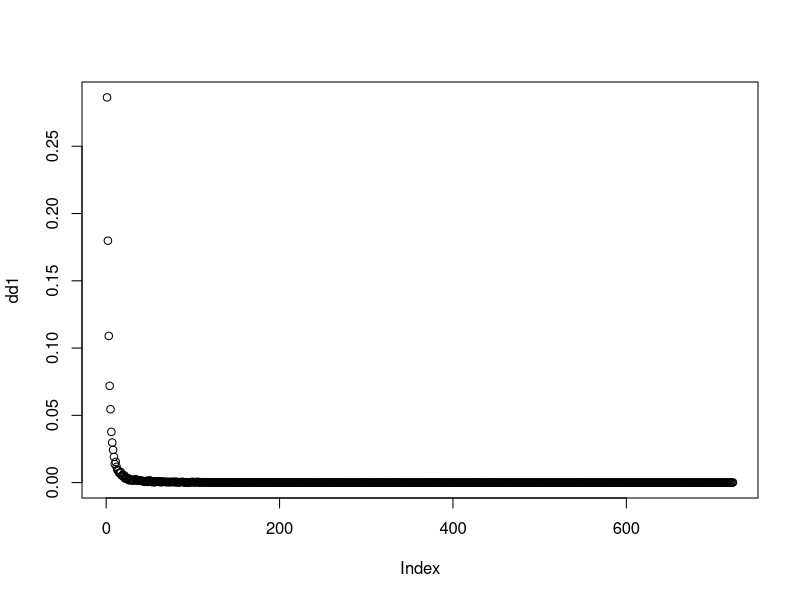
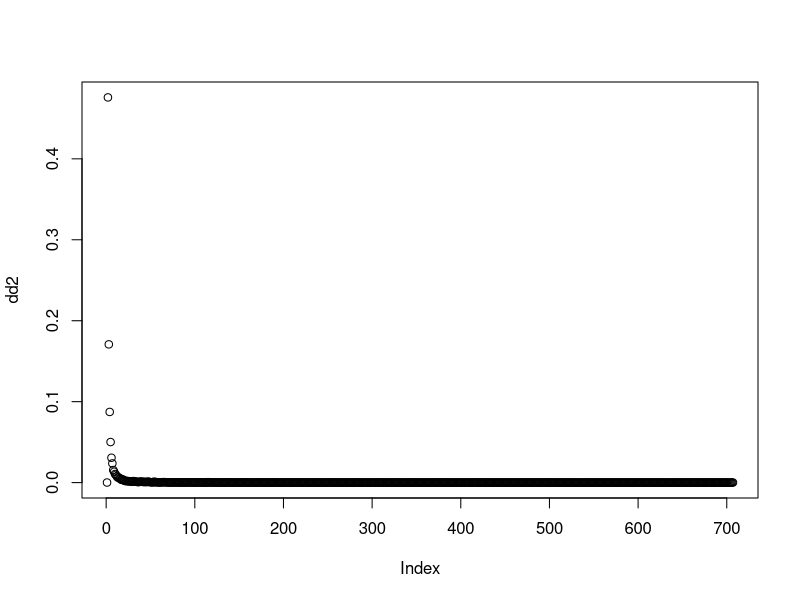

Write the R code that produced these figures, in order.
library(igraph)

# part(a)
g <- sample_forestfire(10000, fw.prob=0.37, bw.factor=0.32/0.37)
# in-degree distribution
dd1 <- degree_distribution(g, mode="in")
plot(dd1)
# out-degree distribution
dd2 <- degree_distribution(g, mode="out")
plot(dd2)

# part(b)
# find the diameter of the network
diameter <- diameter(g)

# part(c)
# find the community structure of the network
community_structure <- fastgreedy.community(as.undirected(g))

# find the modularity of the structure
modularity <- community_structure$modularity
